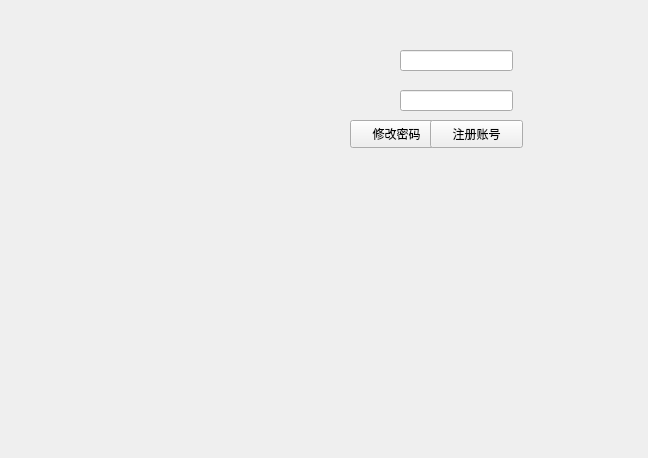
<?xml version="1.0" encoding="UTF-8"?>
<ui version="4.0">
 <class>Sign_up</class>
 <widget class="QWidget" name="Sign_up">
  <property name="geometry">
   <rect>
    <x>0</x>
    <y>0</y>
    <width>648</width>
    <height>458</height>
   </rect>
  </property>
  <property name="windowTitle">
   <string>Sign_up</string>
  </property>
  <property name="styleSheet">
   <string notr="true">#Sign_up{
	image: url(:/new/prefix1/0e2442a7d933c895df2d242e428cb3f6830200bd.webp);
}</string>
  </property>
  <widget class="QPushButton" name="pushButton">
   <property name="geometry">
    <rect>
     <x>350</x>
     <y>120</y>
     <width>93</width>
     <height>28</height>
    </rect>
   </property>
   <property name="text">
    <string>修改密码</string>
   </property>
  </widget>
  <widget class="QPushButton" name="pushButton_2">
   <property name="geometry">
    <rect>
     <x>430</x>
     <y>120</y>
     <width>93</width>
     <height>28</height>
    </rect>
   </property>
   <property name="text">
    <string>注册账号</string>
   </property>
  </widget>
  <widget class="QPushButton" name="pushButton_3">
   <property name="geometry">
    <rect>
     <x>420</x>
     <y>160</y>
     <width>41</width>
     <height>41</height>
    </rect>
   </property>
   <property name="styleSheet">
    <string notr="true">image: url(:/new/prefix1/11.png);</string>
   </property>
   <property name="text">
    <string/>
   </property>
   <property name="flat">
    <bool>true</bool>
   </property>
  </widget>
  <widget class="QLineEdit" name="lineEdit">
   <property name="geometry">
    <rect>
     <x>400</x>
     <y>50</y>
     <width>113</width>
     <height>21</height>
    </rect>
   </property>
  </widget>
  <widget class="QLineEdit" name="lineEdit_2">
   <property name="geometry">
    <rect>
     <x>400</x>
     <y>90</y>
     <width>113</width>
     <height>21</height>
    </rect>
   </property>
   <property name="echoMode">
    <enum>QLineEdit::Password</enum>
   </property>
  </widget>
  <widget class="QLabel" name="label">
   <property name="geometry">
    <rect>
     <x>340</x>
     <y>45</y>
     <width>71</width>
     <height>31</height>
    </rect>
   </property>
   <property name="styleSheet">
    <string notr="true">image: url(:/new/prefix1/accpicture.png);</string>
   </property>
   <property name="lineWidth">
    <number>10</number>
   </property>
   <property name="text">
    <string/>
   </property>
  </widget>
  <widget class="QLabel" name="label_2">
   <property name="geometry">
    <rect>
     <x>340</x>
     <y>80</y>
     <width>71</width>
     <height>31</height>
    </rect>
   </property>
   <property name="styleSheet">
    <string notr="true">image: url(:/new/prefix1/codepicture.png);</string>
   </property>
   <property name="lineWidth">
    <number>10</number>
   </property>
   <property name="text">
    <string/>
   </property>
  </widget>
 </widget>
 <tabstops>
  <tabstop>lineEdit</tabstop>
  <tabstop>lineEdit_2</tabstop>
  <tabstop>pushButton</tabstop>
  <tabstop>pushButton_2</tabstop>
  <tabstop>pushButton_3</tabstop>
 </tabstops>
 <resources/>
 <connections>
  <connection>
   <sender>lineEdit</sender>
   <signal>returnPressed()</signal>
   <receiver>lineEdit_2</receiver>
   <slot>setFocus()</slot>
   <hints>
    <hint type="sourcelabel">
     <x>183</x>
     <y>51</y>
    </hint>
    <hint type="destinationlabel">
     <x>182</x>
     <y>96</y>
    </hint>
   </hints>
  </connection>
  <connection>
   <sender>lineEdit_2</sender>
   <signal>returnPressed()</signal>
   <receiver>pushButton_3</receiver>
   <slot>click()</slot>
   <hints>
    <hint type="sourcelabel">
     <x>158</x>
     <y>99</y>
    </hint>
    <hint type="destinationlabel">
     <x>162</x>
     <y>208</y>
    </hint>
   </hints>
  </connection>
 </connections>
</ui>
